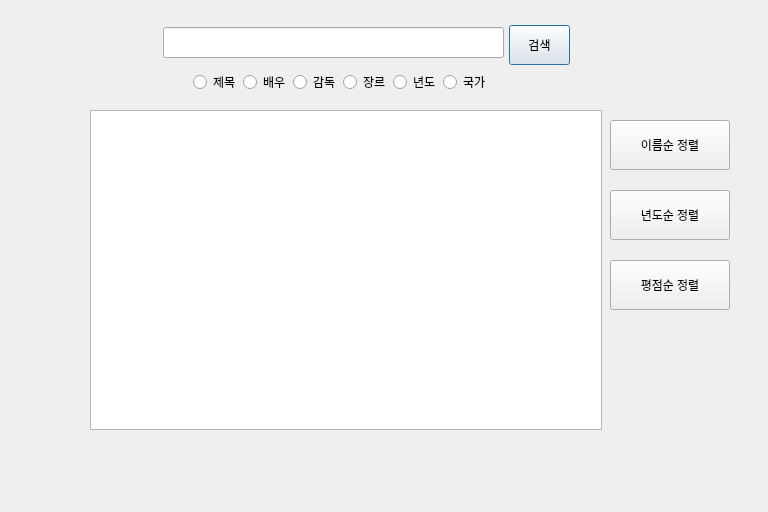
<?xml version="1.0" encoding="UTF-8"?>
<ui version="4.0">
 <class>Dialog</class>
 <widget class="QDialog" name="Dialog">
  <property name="geometry">
   <rect>
    <x>0</x>
    <y>0</y>
    <width>768</width>
    <height>512</height>
   </rect>
  </property>
  <property name="windowTitle">
   <string>Dialog</string>
  </property>
  <widget class="QRadioButton" name="radioButton">
   <property name="geometry">
    <rect>
     <x>193</x>
     <y>67</y>
     <width>60</width>
     <height>30</height>
    </rect>
   </property>
   <property name="text">
    <string>제목</string>
   </property>
  </widget>
  <widget class="QRadioButton" name="radioButton_2">
   <property name="geometry">
    <rect>
     <x>243</x>
     <y>67</y>
     <width>70</width>
     <height>30</height>
    </rect>
   </property>
   <property name="text">
    <string>배우</string>
   </property>
  </widget>
  <widget class="QRadioButton" name="radioButton_3">
   <property name="geometry">
    <rect>
     <x>293</x>
     <y>67</y>
     <width>60</width>
     <height>30</height>
    </rect>
   </property>
   <property name="text">
    <string>감독</string>
   </property>
  </widget>
  <widget class="QRadioButton" name="radioButton_4">
   <property name="geometry">
    <rect>
     <x>343</x>
     <y>67</y>
     <width>60</width>
     <height>30</height>
    </rect>
   </property>
   <property name="text">
    <string>장르</string>
   </property>
  </widget>
  <widget class="QRadioButton" name="radioButton_5">
   <property name="geometry">
    <rect>
     <x>393</x>
     <y>67</y>
     <width>60</width>
     <height>30</height>
    </rect>
   </property>
   <property name="text">
    <string>년도</string>
   </property>
  </widget>
  <widget class="QRadioButton" name="radioButton_6">
   <property name="geometry">
    <rect>
     <x>443</x>
     <y>67</y>
     <width>60</width>
     <height>30</height>
    </rect>
   </property>
   <property name="text">
    <string>국가</string>
   </property>
  </widget>
  <widget class="QLineEdit" name="lineEdit">
   <property name="geometry">
    <rect>
     <x>163</x>
     <y>27</y>
     <width>341</width>
     <height>31</height>
    </rect>
   </property>
   <property name="text">
    <string/>
   </property>
  </widget>
  <widget class="QPushButton" name="pushButton">
   <property name="geometry">
    <rect>
     <x>509</x>
     <y>25</y>
     <width>61</width>
     <height>40</height>
    </rect>
   </property>
   <property name="text">
    <string>검색</string>
   </property>
  </widget>
  <widget class="QListWidget" name="listWidget">
   <property name="geometry">
    <rect>
     <x>90</x>
     <y>110</y>
     <width>512</width>
     <height>320</height>
    </rect>
   </property>
  </widget>
  <widget class="QPushButton" name="pushButton_2">
   <property name="geometry">
    <rect>
     <x>610</x>
     <y>120</y>
     <width>120</width>
     <height>50</height>
    </rect>
   </property>
   <property name="text">
    <string>이름순 정렬</string>
   </property>
  </widget>
  <widget class="QPushButton" name="pushButton_3">
   <property name="geometry">
    <rect>
     <x>610</x>
     <y>190</y>
     <width>120</width>
     <height>50</height>
    </rect>
   </property>
   <property name="text">
    <string>년도순 정렬</string>
   </property>
  </widget>
  <widget class="QPushButton" name="pushButton_4">
   <property name="geometry">
    <rect>
     <x>610</x>
     <y>260</y>
     <width>120</width>
     <height>50</height>
    </rect>
   </property>
   <property name="text">
    <string>평점순 정렬</string>
   </property>
  </widget>
 </widget>
 <resources/>
 <connections/>
</ui>
